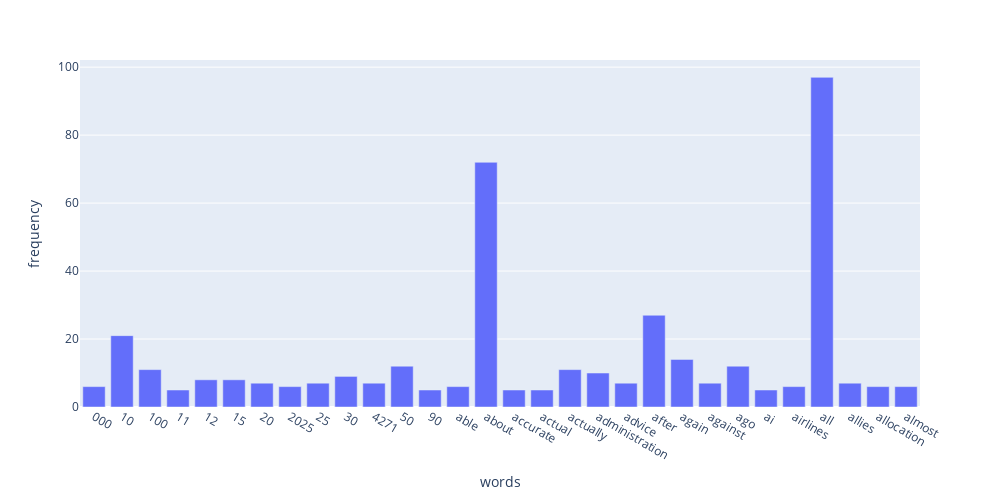

Here is the notebook cell this chart was saved with:
### Markdown cell above
### >>> ex13 ###

### Code cell
#reduce the words that frequency is smaller than 5
term_frequencies = np.asarray(X_counts.sum(axis=0))[0]
term_frequencies_nonzero = np.where(term_frequencies[:300] >= 5)[0]

plot_x = count_vect.get_feature_names_out()[:300][term_frequencies_nonzero]
plot_y = term_frequencies[:300][term_frequencies_nonzero]

df_todraw = pd.DataFrame({"words" : plot_x, "frequency" : plot_y})
fig = px.bar(df_todraw, x = "words", y = "frequency")
fig.update_layout(width=1000, height=500)
fig.show()

### Figure 1 — Plotly figure (JSON) as saved in the notebook; plotly's stock layout.template omitted (floating-point values rounded to 4 significant figures)
{"data": [{"hovertemplate": "words=%{x}<br>frequency=%{y}<extra></extra>", "legendgroup": "", "marker": {"color": "#636efa", "pattern": {"shape": ""}}, "name": "", "orientation": "v", "showlegend": false, "textposition": "auto", "type": "bar", "x": ["000", "10", "100", "11", "12", "15", "20", "2025", "25", "30", "4271", "50", "90", "able", "about", "accurate", "actual", "actually", "administration", "advice", "after", "again", "against", "ago", "ai", "airlines", "all", "allies", "allocation", "almost"], "xaxis": "x", "y": [6, 21, 11, 5, 8, 8, 7, 6, 7, 9, 7, 12, 5, 6, 72, 5, 5, 11, 10, 7, 27, 14, 7, 12, 5, 6, 97, 7, 6, 6], "yaxis": "y"}], "layout": {"barmode": "relative", "height": 500, "legend": {"tracegroupgap": 0}, "margin": {"t": 60}, "width": 1000, "xaxis": {"anchor": "y", "domain": [0, 1], "title": {"text": "words"}}, "yaxis": {"anchor": "x", "domain": [0, 1], "title": {"text": "frequency"}}}}
